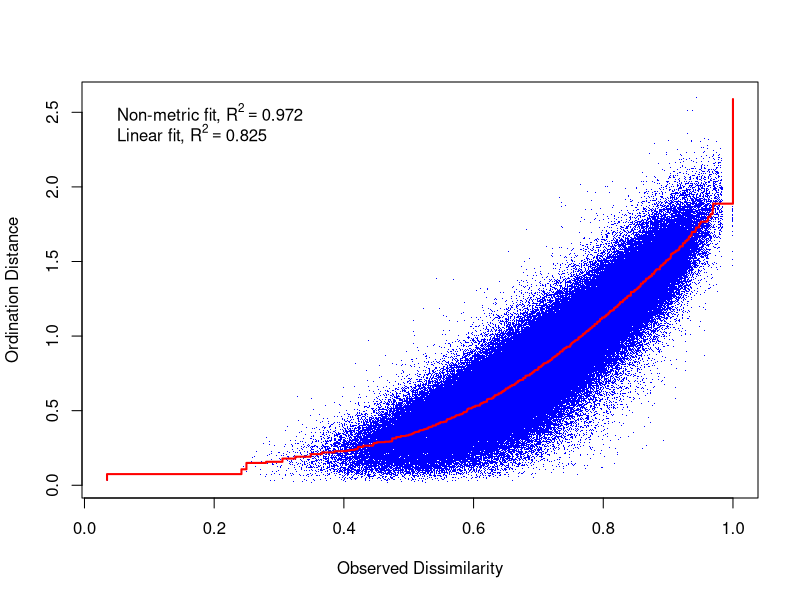
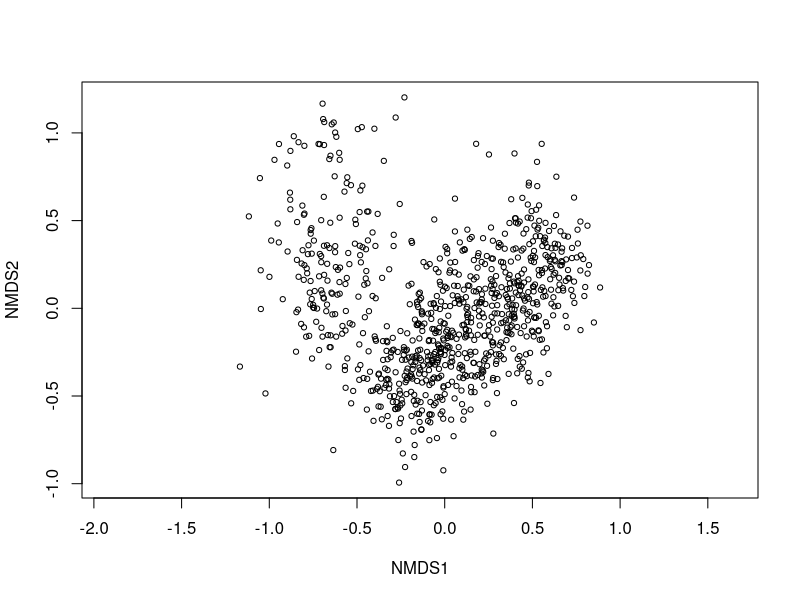

These figures' R source, in order: (Note: this script raises an error after producing the figures.)
## ---- chunk 1


#R version 4.0.3 (2020-10-10) -- "Bunny-Wunnies Freak Out"
#Copyright (C) 2020 The R Foundation for Statistical Computing
#Platform: x86_64-w64-mingw32/x64 (64-bit)
#knitr::opts_chunk$set(echo = TRUE)

library(vegan)
library(dplyr)
library(lubridate)
library(purrr) 
library(ggplot2)
library(readxl)
library(tidyr)

# Set working directory

setwd('C:/Backup/R/NMDS/NMDS')

## ---- chunk 2

###Load Data
bugs <- read_excel('benthics_ExcludedTaxaDropped_LBedits.xlsx', sheet='benthics_ExcludedTaxaDropped_LB')

bugs$Collection.Date<-as.Date(bugs$Collection.Date, format="%m/%d/%Y")

env <- read.csv('stationsSpatial_withAllData.csv')%>%
  subset(`X` == "Ref")

env$`Collection.Date`<-as.Date(env$`Collection.Date`, format="%m/%d/%Y")
#bugs<-read.csv("benthics_11June2021Final.csv")



Refbugs <-left_join(bugs,env, by=c("StationID", "Collection.Date"))%>%
  subset(`X`=="Ref")
Refbugs<-unique(Refbugs[ , 1:412])

refbugs<-write.csv("Refbugs", "data\\ReferenceBugs.csv", row.names=FALSE)
  





#DataSource, JRH_Final_Ref_Cod))
                            #, "Coastal", "StationID","UID",     #"Year","JulianDate","Collection.Date","Sta_Desc","Latitude", "Longitude","US_L3CODE",      #"US_L3NAME","US_L4CODE","US_L4NAME","VAHU6","ASSESS_REG", "OFFICE_NM","VaName", "Tidal",            # "VAHUSB", "FedName", "HUC10","Basin",            
#"BASIN_CODE", "Basin_Code", "CountyCityName", "FIPS", "BASINS_HUC_12",    
#"WQS_ID","WQS_CLASS", "WQS_SPSTDS","WQS_PWS", "WQS_TROUT",        
#"WQS_TIER_III", "Order",  "EDASOrder",  "totalArea_sqMile", "ELEVMIN",          
#"ELEVMAX", "ELEVMEAN", "ELEVSD",  "ELEVRANGE",  "SLPMIN",           
#"SLPMAX", "SLPMEAN", "SLPSD", "SLPRANGE", "wshdRain_mmyr",    
#"siteRain_mmyr", "wshdRain_inyr", "siteRain_inyr", "wshedRain_inyr", "BenSampID",        
#"RepNum", "Gradient", "Target.Count"))

#env<-read.csv("StationInfo_Final.csv")
#Bioregion<-read.csv("Bio_info.csv")
#stationinfo<-read.csv("Lucy_Example_StationInfo.csv")


###JRH used to check data
#Bugenv<-left_join(bugs,env, by="UID")

##Figure out how to join - removed collection date for now- LS had to remove bioregion

Bugenv<-left_join(env, Refbugs, by=c("StationID", "Collection.Date"))%>%
  select("StationID", "Year", "JulianDate", "Latitude", "Longitude", "Collection.Date", "Season" , "Gradient", "Coastal", "US_L3CODE", "US_L3NAME", "US_L4NAME", "ASSESS_REG", "Tidal", "VAHUSB", "Basin", "Basin_Code", "CountyCityName", "WQS_CLASS", "WQS_SPSTDS", "WQS_PWS", "WQS_TROUT", "WQS_TIER_III", "Order","EDASOrder", "totalArea_sqMile", "ELEVMEAN", "SLPMEAN", "wshdRain_mmyr", "siteRain_mmyr" )
#  unique()

#Bioregion2<-merge(x=Bioregion, y=stationinfo, by="StationID")%>%
#   select("StationID", "BioRegion", "Gradient")
# bugenv2<-merge(x=Bugenv, y=Bioregion2, by = "StationID")%>%
#   select("StationID", "Latitude", "Longitude", "WQM_STA_STRAHER_ORDER", "EPA_ECO_US_L3CODE","EPA_ECO_US_L3NAME",     #"BASINS_HUC_8_NAME","BASINS_VAHU6","WQS_SEC", "WQS_CLASS", "WQS_SPSTDS", "WQS_TROUT",
# "WQS_TIER_III", "Admin_Region", "Sta_Huc_Code", "Sta_Huc_Sbc_Bsc_Code", "Sta_Huc_Sbc_Code", "Sta_Wqm_Wat_Shed_Code", "Collection.Date", #"Season", "BioRegion", "Gradient")%>%
#   unique()

###Wait for lucy or emma here....###
#Bugenv$`Collection Date.x`<-as.Date(as.character(Bugenv$`Collection Date.x`), format="%m/%d/%Y")
#Bugenv$JulianDate<- yday(Bugenv$`Collection Date.x`)
Bugenv[sapply(Bugenv, is.character)] <- lapply(Bugenv[sapply(Bugenv, is.character)],as.factor) 


## ---- chunk 3

#Emma's function to remove rare taxa

removeRareTaxa <- function(benthics, # wide tibble of taxa count by station
                           threshold, # numeric 
                           groupingFields # vector of all non taxa fields
){

  taxaMath <- benthics %>% 
    dplyr::select(-c( !!groupingFields) ) %>% 
    pivot_longer(cols = everything(), names_to = 'Taxa', values_to = 'Count') %>% 
    filter(!is.na(Count)) %>% 
    mutate(Count = ifelse(Count > 0, 1, 0)) %>% 
    group_by(Taxa) %>% 
    summarise(Count = sum(Count)) %>% 
    mutate(Percent = Count / nrow(benthics) * 100)
  # Separate these for easy reporting to user
  taxaToKeep <- filter(taxaMath, Percent >= !! threshold) 
  taxaToDrop <- filter(taxaMath, Percent < !! threshold) 
  
  benthicsSlim <- benthics %>% 
    group_by_at( groupingFields) %>% 
    pivot_longer(cols = -groupingFields, names_to = 'Taxa', values_to = 'Count') %>% 
    filter(Taxa %in% taxaToKeep$Taxa) %>% 
    replace(is.na(.), 0) %>% 
    mutate(Count = log1p(Count)) %>% 
    pivot_wider(names_from = Taxa, values_from = Count)
    
  return(
    list(`Taxa Math` = taxaMath,
         `Taxa Kept` = taxaToKeep,
         `Taxa Dropped` = taxaToDrop,
         `Benthics Slim` = benthicsSlim) )
}



dataList <- removeRareTaxa(Refbugs, # dataset to analyze, can filter on whatever you want beforehand (e.g. ref, stress, play with ecoregions)
                           threshold = 1, # drop taxa below 5% occurrence in dataset 
                           groupingFields = c( "StationID", "BenSampID.x" , "Collection DateTime", "RepNum.x", "Collection.Date")) # fields that you don't want thrown into the math
# how to view data that comes out of function

# how to view data that comes out of function
#View(dataList$`Taxa Math`) # taxa occurrence and percent breakdown
#View(dataList$`Taxa Kept`) # taxa higher or equal to input threshold
#View(dataList$`Taxa Dropped`) # taxa lower than threshold, dropped from further analyses
#View(dataList$`Benthics Slim`) # Taxa below threshold removed, individual counts logged


NMDSone<-dataList$`Benthics Slim`

## ---- chunk 4

#Removed and log transformed above! 

#bugs[is.na(bugs)]<-0


bugsnms<-NMDSone%>%
  select("StationID", "Collection.Date", 6:213)

#already logged in JRH data
###buglog<-log1p(bugsnms[,2:112])


bugsnms$site<-1:nrow(bugsnms) 
###bugsnms$site<-1:nrow(bugsnms)


Site<-bugsnms%>%
 select("StationID","site","Collection.Date")
BugNMS<- left_join(bugsnms,Site)%>%
  select(-c("site"))


## ---- chunk 5
NMDSbug <-metaMDS (NMDSone[,6:213],k=3, trymax=1000)

#Best run is 0.168
NMDSbug

#Stressplot fo NMDS
stressplot(NMDSbug)

plot(NMDSbug, "sites")
#orditorp(NMDSbug,display="sites",cex=1.25,air=0.01)



samplescores<-as.data.frame(scores(NMDSbug))
samplescores$StationID<-Site$StationID
samplescores$Collection.Date<- Site$Collection.Date
samplescoresenv<-left_join(samplescores, Bugenv, by=c("StationID", "Collection.Date"))



## ---- chunk 6

bug.spp.fit <- envfit(NMDSbug, samplescoresenv[ , 7:33], permutations = 999, na.rm=TRUE) 

bug.spp.fit



## ---- chunk 7


species.scores <- as.data.frame(scores(NMDSbug, "species"))  #Using the scores function from vegan to extract the species scores and convert to a data.frame
species.scores$species <- rownames(species.scores)

ggplot()+
  geom_text(data=samplescores,aes(x=NMDS1,y=NMDS2,label=StationID),alpha=0.5, size=3,vjust=1.5,hjust=0.6) +  # add the species labels
  geom_point(data=samplescores,aes(x=NMDS1,y=NMDS2),size=3)+
  theme_bw() + 
  theme(axis.text.x = element_blank(),  # remove x-axis text
        axis.text.y = element_blank(), # remove y-axis text
        axis.ticks = element_blank(),  # remove axis ticks
        axis.title.x = element_text(size=18), # remove x-axis labels
        axis.title.y = element_text(size=18), # remove y-axis labels
        panel.background = element_blank(), 
        panel.grid.major = element_blank(),  #remove major-grid labels
        panel.grid.minor = element_blank(),  #remove minor-grid labels
        plot.background = element_blank())




## ---- chunk 8

ggplot()+
  geom_text(data=samplescores,aes(x=NMDS1,y=NMDS3,label=StationID),alpha=0.5, size=3,vjust=1.5,hjust=0.6) +  # add the species labels
  geom_point(data=samplescores,aes(x=NMDS1,y=NMDS3),size=3)+
  theme_bw() + 
  theme(axis.text.x = element_blank(),  # remove x-axis text
        axis.text.y = element_blank(), # remove y-axis text
        axis.ticks = element_blank(),  # remove axis ticks
        axis.title.x = element_text(size=18), # remove x-axis labels
        axis.title.y = element_text(size=18), # remove y-axis labels
        panel.background = element_blank(), 
        panel.grid.major = element_blank(),  #remove major-grid labels
        panel.grid.minor = element_blank(),  #remove minor-grid labels
        plot.background = element_blank())

ggplot()+
  geom_text(data=samplescores,aes(x=NMDS2,y=NMDS3,label=StationID),alpha=0.5, size=3,vjust=1.5,hjust=0.6) +  # add the species labels
  geom_point(data=samplescores,aes(x=NMDS2,y=NMDS3),size=3)+
  theme_bw() + 
  theme(axis.text.x = element_blank(),  # remove x-axis text
        axis.text.y = element_blank(), # remove y-axis text
        axis.ticks = element_blank(),  # remove axis ticks
        axis.title.x = element_text(size=18), # remove x-axis labels
        axis.title.y = element_text(size=18), # remove y-axis labels
        panel.background = element_blank(), 
        panel.grid.major = element_blank(),  #remove major-grid labels
        panel.grid.minor = element_blank(),  #remove minor-grid labels
        plot.background = element_blank())

## ---- chunk 9


#plot (all) with species
plot(NMDSbug, type = "n")
points(NMDSbug, display = "sites", cex = 0.8, pch=21, col="red", bg="yellow")
text(NMDSbug, display = "spec", cex=0.7, col="blue")


#samplescores<-as.data.frame(scores(NMDSbug))
#samplescores$site<-Site$StationID

#species.scores <- as.data.frame(scores(NMDSbug, "species"))  #Using the scores function from vegan to extract the species scores and convert to a data.frame
#species.scores$species <- rownames(species.scores)

#ggplot()+
#  geom_text(data=samplescores,aes(x=NMDS1,y=NMDS2,label=site),alpha=0.5, size=3,vjust=1.5,hjust=0.6) +  # add the species labels
#  geom_point(data=samplescores,aes(x=NMDS1,y=NMDS2),size=3)+
#  theme_bw() + 
#  theme(axis.text.x = element_blank(),  # remove x-axis text
#        axis.text.y = element_blank(), # remove y-axis text
#        axis.ticks = element_blank(),  # remove axis ticks
#        axis.title.x = element_text(size=18), # remove x-axis labels
#        axis.title.y = element_text(size=18), # remove y-axis labels
#        panel.background = element_blank(), 
#        panel.grid.major = element_blank(),  #remove major-grid labels
#        panel.grid.minor = element_blank(),  #remove minor-grid labels
#        plot.background = element_blank())




## ---- chunk 10

par(mar = c(4, 4, .1, .1))

Bugenv$Season<- as.factor(Bugenv$Season)

#Season without taxa
ggplot(data = samplescoresenv, aes(x = NMDS1, y = NMDS2)) + 
     geom_point(data = samplescoresenv, aes(colour =Season), size = 5, alpha = 0.5) + 
     scale_colour_manual(values = c("orange", "steelblue", "black")) + 
  annotate("text", x=0.8, y=1.3, label= "Stress= 0.16", size=6)+
     theme(axis.title = element_text(size = 14, face = "bold", colour = "grey30"), 
     panel.background = element_blank(), panel.border = element_rect(fill = NA, colour = "grey30"), 
     axis.ticks = element_blank(), axis.text = element_blank(), legend.key = element_blank(), 
     legend.title = element_text(size = 15, face = "bold", colour = "grey30"), 
     legend.text = element_text(size = 15, colour = "grey30")) +
     labs(colour = "Season")




Season.mrpp<- mrpp(bugsnms[,6:214], group=samplescoresenv$Season, distance="bray")

Season.mrpp

## ---- chunk 11


coord_cont = as.data.frame(scores(bug.spp.fit, "vectors")) * ordiArrowMul(bug.spp.fit)
vectors<-coord_cont[-c(5,6), ]

#Season without taxa
ggplot(data = samplescoresenv, aes(x = NMDS1, y = NMDS2)) + 
     geom_point(data = samplescoresenv, aes(colour =Season), size = 5, alpha = 0.3) + 
     scale_colour_manual(values = c("orange", "steelblue", "black")) +
  geom_segment(aes(x = 0, y = 0, xend = NMDS1, yend = NMDS2), 
       data = vectors, size =1, alpha = 0.5, colour = "grey30") +
     geom_text(data = vectors, aes(x = NMDS1, y = NMDS2), colour = "grey30", 
       fontface = "bold", label = row.names(vectors)) + 
  annotate("text", x=0.8, y=1.3, label= "Stress= 0.16", size=6)+
     theme(axis.title = element_text(size = 14, face = "bold", colour = "grey30"), 
     panel.background = element_blank(), panel.border = element_rect(fill = NA, colour = "grey30"), 
     axis.ticks = element_blank(), axis.text = element_blank(), legend.key = element_blank(), 
     legend.title = element_text(size = 15, face = "bold", colour = "grey30"), 
     legend.text = element_text(size = 15, colour = "grey30")) +
     labs(colour = "Season")




## ---- chunk 12

#Ecoregion

ggplot(data = samplescoresenv, aes(x = NMDS1, y = NMDS2)) + 
     geom_point(data = samplescoresenv, aes(colour = US_L3NAME), size = 5, alpha = 0.5) + 
     scale_colour_manual(values = c("blue", "deeppink", "cyan", "darkred", "bisque", "darkorchid2", "coral")) + 
  annotate("text", x=0.8, y=1.3, label= "Stress= 0.16", size =6)+
     theme(axis.title = element_text(size = 14, face = "bold", colour = "grey30"), 
     panel.background = element_blank(), panel.border = element_rect(fill = NA, colour = "grey30"), 
     axis.ticks = element_blank(), axis.text = element_blank(), legend.key = element_blank(), 
     legend.title = element_text(size = 15, face = "bold", colour = "grey30"), 
     legend.text = element_text(size = 15, colour = "grey30")) +
     labs(colour = "EcoRegion")



Ecoregion.mrpp<- mrpp(bugsnms[,6:214], group= samplescoresenv$US_L3NAME, distance="bray")

Ecoregion.mrpp

## ---- chunk 13

# Basin
ggplot(data = samplescoresenv, aes(x = NMDS1, y = NMDS2)) + 
     geom_point(data = samplescoresenv, aes(colour = Basin_Code ), size = 5, alpha = 0.8) + 
     scale_colour_manual(values = c("blue", "deeppink", "cyan", "darkred", "bisque", "darkorchid2", "coral", "cadetblue", "chartreuse", "cornflowerblue", "cornsilk4", "darkgrey", "darkorange2", "darkslateblue", "burlywood4", "darkgreen")) + 
  annotate("text", x=0.8, y=1.3, label= "Stress= 0.16", size=6)+
     theme(axis.title = element_text(size = 14, face = "bold", colour = "grey30"), 
     panel.background = element_blank(), panel.border = element_rect(fill = NA, colour = "grey30"), 
     axis.ticks = element_blank(), axis.text = element_blank(), legend.key = element_blank(), 
     legend.title = element_text(size = 15, face = "bold", colour = "grey30"), 
     legend.text = element_text(size = 15, colour = "grey30")) +
     labs(colour = "Basin")





#Ecoregion.mrpp<- with(Bugenv, mrpp(bugsnms[,2:126], group= US_L3NAME, distance="bray"))
Basin.mrpp<- mrpp(bugsnms[,6:214], group=samplescoresenv$Basin_Code, distance="bray" )

Basin.mrpp

## ---- chunk 14

#Admin-region

ggplot(data = samplescoresenv, aes(x = NMDS1, y = NMDS2)) + 
     geom_point(data = samplescoresenv, aes(colour = ASSESS_REG ), size = 5, alpha = 0.8) + 
     scale_colour_manual(values = c("blue", "deeppink", "cyan", "darkred", "bisque", "darkorchid2")) + 
    annotate("text", x=0.8, y=1.3, label= "Stress= 0.16", size=6)+
     theme(axis.title = element_text(size = 14, face = "bold", colour = "grey30"), 
     panel.background = element_blank(), panel.border = element_rect(fill = NA, colour = "grey30"), 
     axis.ticks = element_blank(), axis.text = element_blank(), legend.key = element_blank(), 
     legend.title = element_text(size = 15, face = "bold", colour = "grey30"), 
     legend.text = element_text(size = 15, colour = "grey30")) +
     labs(colour = "DEQ Regional Office")




#Ecoregion.mrpp<- with(Bugenv, mrpp(bugsnms[,2:126], group= US_L3NAME, distance="bray"))
admin.mrpp<- mrpp(bugsnms[,6:214], group=samplescoresenv$ASSESS_REG, distance="bray" )

admin.mrpp

## ---- chunk 15

#Method

ggplot(data = samplescoresenv, aes(x = NMDS1, y = NMDS2)) + 
     geom_point(data = samplescoresenv, aes(colour = Gradient ), size = 5, alpha = 0.8) + 
     scale_colour_manual(values = c("blue", "deeppink")) + 
    annotate("text", x=0.8, y=1.3, label= "Stress= 0.16", size=6)+
     theme(axis.title = element_text(size = 14, face = "bold", colour = "grey30"), 
     panel.background = element_blank(), panel.border = element_rect(fill = NA, colour = "grey30"), 
     axis.ticks = element_blank(), axis.text = element_blank(), legend.key = element_blank(), 
     legend.title = element_text(size = 15, face = "bold", colour = "grey30"), 
     legend.text = element_text(size = 15, colour = "grey30")) +
     labs(colour = "Sample Method")



Sample.mrpp<-mrpp(bugsnms[,6:214], group=samplescoresenv$Gradient, distance="bray" )

Sample.mrpp

## ---- chunk 16

#Stream order
samplescoresenv$Order<-as.character(samplescoresenv$Order)

ggplot(data = samplescoresenv, aes(x = NMDS1, y = NMDS2)) + 
     geom_point(data = samplescoresenv, aes(colour = Order), size = 5, alpha = 0.8) + 
     scale_colour_manual(values = c("blue", "deeppink", "cyan", "darkred", "bisque","darkorchid2" )) + 
  annotate("text", x=0.8, y=1.3, label= "Stress= 0.16", size=6)+
     theme(axis.title = element_text(size = 14, face = "bold", colour = "grey30"), 
     panel.background = element_blank(), panel.border = element_rect(fill = NA, colour = "grey30"), 
     axis.ticks = element_blank(), axis.text = element_blank(), legend.key = element_blank(), 
     legend.title = element_text(size = 15, face = "bold", colour = "grey30"), 
     legend.text = element_text(size = 15, colour = "grey30")) +
     labs(colour = "Stream Order")


Stream.mrpp<-mrpp(bugsnms[,6:214], group=samplescoresenv$Order, distance="bray" )

Stream.mrpp

## ---- chunk 17

#Water Quality Standard Class

ggplot(data = samplescoresenv, aes(x = NMDS1, y = NMDS2)) + 
     geom_point(data = samplescoresenv, aes(colour = WQS_CLASS), size = 5, alpha = 0.8) + 
     scale_colour_manual(values = c("blue", "deeppink", "cyan", "darkred", "bisque","darkorchid2" )) + 
  annotate("text", x=0.8, y=1.3, label= "Stress= 0.16", size=6)+
     theme(axis.title = element_text(size = 14, face = "bold", colour = "grey30"), 
     panel.background = element_blank(), panel.border = element_rect(fill = NA, colour = "grey30"), 
     axis.ticks = element_blank(), axis.text = element_blank(), legend.key = element_blank(), 
     legend.title = element_text(size = 15, face = "bold", colour = "grey30"), 
     legend.text = element_text(size = 15, colour = "grey30")) +
     labs(colour = "Water Quality Standard")




Standard.mrpp<- mrpp(bugsnms[,6:214], samplescoresenv$WQS_CLASS, distance="bray" )

Standard.mrpp

## ---- chunk 18

#Water Quality Standard Class


ggplot(data = samplescoresenv, aes(x = NMDS1, y = NMDS2)) + 
     geom_point(data = samplescoresenv, aes(colour = WQS_TROUT), size = 5, alpha = 0.8) + 
     scale_colour_manual(values = c("blue", "deeppink" )) + 
  annotate("text", x=0.8, y=1.3, label= "Stress= 0.16", size=6)+
     theme(axis.title = element_text(size = 14, face = "bold", colour = "grey30"), 
     panel.background = element_blank(), panel.border = element_rect(fill = NA, colour = "grey30"), 
     axis.ticks = element_blank(), axis.text = element_blank(), legend.key = element_blank(), 
     legend.title = element_text(size = 15, face = "bold", colour = "grey30"), 
     legend.text = element_text(size = 15, colour = "grey30")) +
     labs(colour = "Trout WQS")

